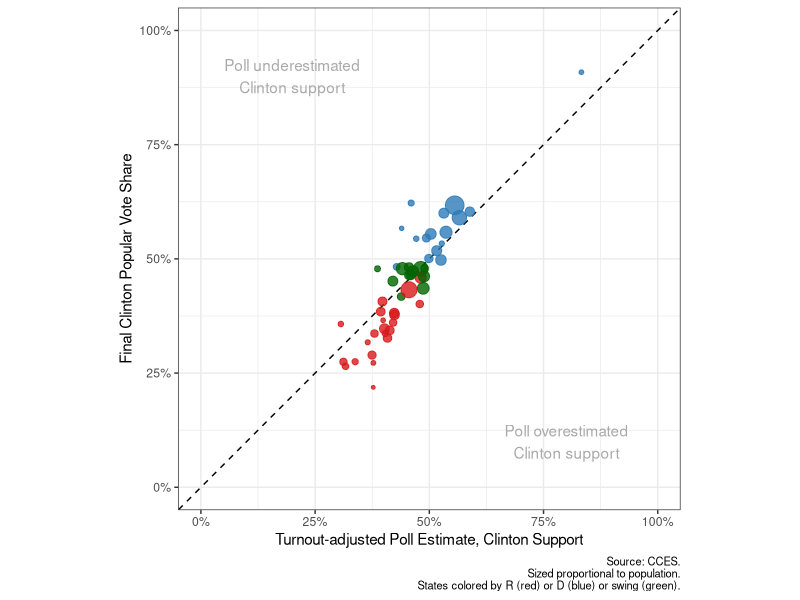
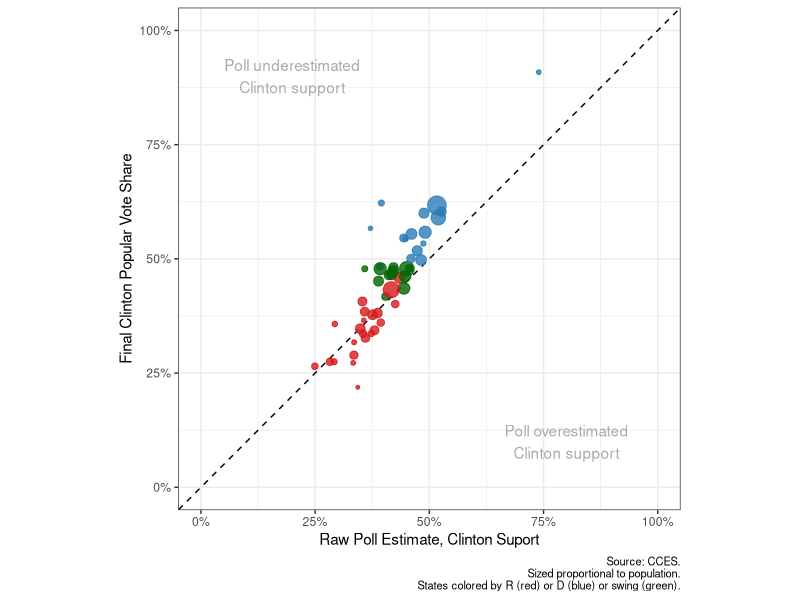

Generate these figures, in order, with R:
## ---- chunk 1
knitr::opts_chunk$set(echo = TRUE)
library(readr)
## ---- chunk 2
read_csv("data/output/pres16_state.csv")
## ---- chunk 3
library(ggplot2)
library(ggrepel)
library(scales)
library(readr)

df <- read_csv("data/output/pres16_state.csv")

colorvec <- c("R" =  '#d7191c', "swing" = 'darkgreen', "D" = '#2c7bb6')

gg0 <- ggplot(df, aes(x = cces_pct_hrc_voters, y = pct_hrc_voters, color = color)) +
  geom_abline(slope = 1, intercept = 0, linetype = "dashed") +
  scale_x_continuous(limits = c(0, 1), label = percent) +
  scale_y_continuous(limits = c(0, 1), label = percent) +
  scale_color_manual(values = colorvec) +
  guides(size = FALSE, color = FALSE) +
  coord_equal() +
  theme_bw() +
  geom_point(alpha = 0.8) +
  theme(plot.caption = element_text(size = 8)) +
  labs(caption = "Source: CCES.\nSized proportional to population.\n States colored by R (red) or D (blue) or swing (green).")


ggpres <- gg0 +
  annotate("text", x = 0.8, y = 0.1, label = "Poll overestimated\nClinton support", color = "darkgray") +
  annotate("text", x = 0.2, y = 0.9, label = "Poll underestimated\nClinton support", color = "darkgray") +
  labs(y = "Final Clinton Popular Vote Share")
## ---- chunk 4
ggpres + aes(x = cces_pct_hrc_voters, size = vap) +
  xlab("Turnout-adjusted Poll Estimate, Clinton Support")
## ---- chunk 5
ggpres + aes(x = cces_pct_hrc_raw, size = vap) +
  xlab("Raw Poll Estimate, Clinton Suport")
